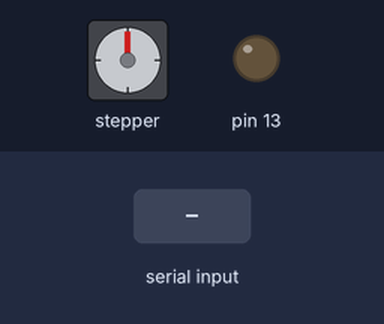
Recording of a sketch running on a simulated Arduino Uno, built with avr-gcc and run on an emulated ATmega328P. Shown: stepper motor, output pins drawn as LEDs (lit = HIGH). The inputs (shaded band) are chosen by the test bench. Stepper angles assume 200 steps per turn.

Above: at 1.9 s.
2.0 s: byte 30 received over Serial
At 2.16 s:
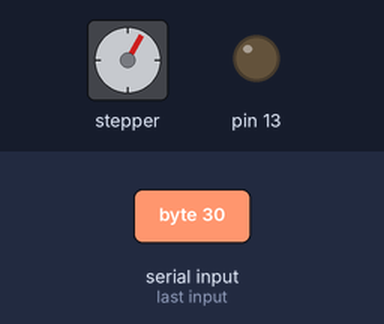
At 3.1 s:
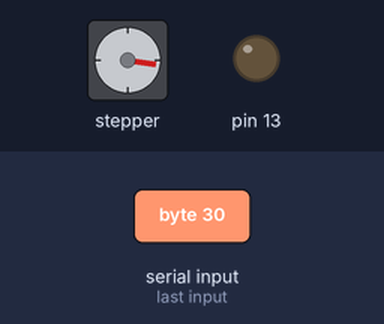
3.8 s: byte 30 received over Serial
At 4.5 s:
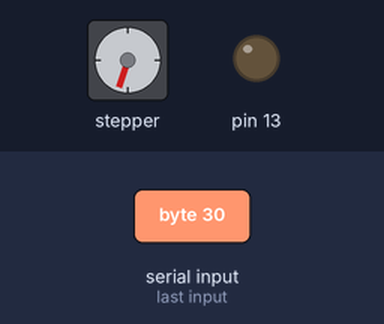
Timing chart, 0 to 6.8 s (numbered marks = the images above; inputs shaded):
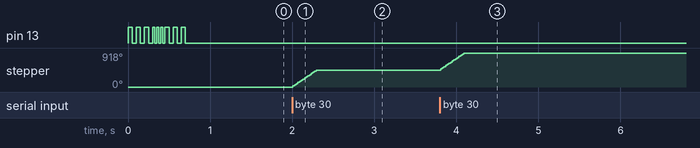

The sketch:

skynet.ino
```cpp
const byte DIGITAL_PIN_WRITE_COMMAND_ID = 1;
const byte SETTING_COMMAND_ID = 2;
const byte ANALOG_PIN_WRITE_COMMAND_ID = 3;
const byte SET_PIN_MODE_COMMAND_ID = 4;
const byte SET_STEPPER_1_COMMAND_ID = 30;

const byte STATE_REPLY_ERROR_CODE = 7; // 00000111

#include <Stepper.h>

Stepper stepper1(200, 9, 10, 11, 12);

void setup()
{
  SetOutputPins();
  Serial.begin(115200);

  // Blink the LED at pin 13 to show that the module as started/restarted.
  blink(13, 3, 100);
  blink(13, 3, 50);
  blink(13, 3, 100);
}

void loop()
{
  // Reads the first byte of incoming data. Only executes on byte at a time.
  // Multiple byte execution is slow.
  if (Serial.available() > 0)
  {
    // Wait for serial to retrieve all the bytes to read.
    delay(10);

    byte input[3];

    input[0] = Serial.read();
    input[1] = Serial.read();
    input[2] = Serial.read();

    ExecuteCommand(input);
  }
}

void SetOutputPins()
{
  // Configure the default pins for output.
  pinMode(13, OUTPUT);
}

void blink(int whatPin, int howManyTimes, int milliSecs)
{
  for (int i = 0; i < howManyTimes; i++)
  {
    digitalWrite(whatPin, HIGH);
    delay(milliSecs / 2);
    digitalWrite(whatPin, LOW);
    delay(milliSecs / 2);
  }
}

void ExecuteCommand(byte *input)
{
  switch(input[0])
  {
    case DIGITAL_PIN_WRITE_COMMAND_ID:
      ExecuteDigitalPinWriteCommand(input);
      break;
    case SETTING_COMMAND_ID:
      ExecuteSettingCommand(input);
      break;
    case ANALOG_PIN_WRITE_COMMAND_ID:
      ExecuteAnalogPinWriteCommand(input);
      break;
    case SET_PIN_MODE_COMMAND_ID:
      ExecuteSetPinModeCommand(input);
      break;
    case SET_STEPPER_1_COMMAND_ID:
      ExecuteSetStepper1Command(input);
      break;
  }
}
```

pin_commands.ino
```cpp
// Digital and Analog Pin Commands

void ExecuteDigitalPinWriteCommand(byte *input)
{
  if (input[2] == 0)
  {
    digitalWrite(input[1], LOW);
    WritePinState(input[1], input[2]);
  }
  else if(input[2] == 1)
  {
    digitalWrite(input[1], HIGH);
    WritePinState(input[1], input[2]);
  }
  else
  {
    // Write error. Not sure when this case would ever happen.
    WritePinState(input[1], STATE_REPLY_ERROR_CODE);
  }
}

void ExecuteAnalogPinWriteCommand(byte *input)
{
  // On this board (UNO), analog write only works on pins
  // 3, 5, 6, 9, 10 and 11.
  analogWrite(input[1], input[2]);

  // RBakerFlag -> Need to send a reply package!
}

void WritePinState(int pinMapping, byte state)
{
  // RBakerFlag -> Need to fix this reply package!

  // Writes the pin state in the form XXXXXXSS, where X
  // is the pin mapping and S is the state.
  byte pinStateCode = byte(pinMapping << 3) + state;

  Serial.write(pinStateCode);
  Serial.flush();
}
```

set_pin_mode_commands.ino
```cpp
const byte PIN_MODE_STATE_ID_OUTPUT = 1;
const byte PIN_MODE_STATE_ID_INPUT = 2;
const byte PIN_MODE_STATE_ID_INPUT_PULLUP = 3;

void ExecuteSetPinModeCommand(byte *input)
{
  // RBakerFlag -> Need to send a reply package!

   switch(input[2])
   {
     case PIN_MODE_STATE_ID_OUTPUT:
       pinMode(input[1], OUTPUT);
       break;
     case PIN_MODE_STATE_ID_INPUT:
       pinMode(input[1], INPUT);
       break;
     case PIN_MODE_STATE_ID_INPUT_PULLUP:
       pinMode(input[1], INPUT_PULLUP);
       break;
   }
}
```

stepper_1_commands.ino
```cpp
void ExecuteSetStepper1Command(byte *input)
{
  // Stepper command: [command ID][speed in rpm][steps]
  stepper1.setSpeed(input[1]);
  stepper1.step(input[2]);
  delay(50);

  // RBakerFlag -> Should return some information!
}
```

settings_commands.ino
```cpp
// Settings Commands

void ExecuteSettingCommand(byte *input)
{
  // In here, we can set pulseWidth, etc. (Pulse width can translate to motor rotation angle.)
}
```

Measured:
- after the input at 2.0 s, stepper: turns 459° clockwise in 0.28 s, starting at once
- after the input at 3.8 s, stepper: turns 459° clockwise in 0.28 s, starting at once
